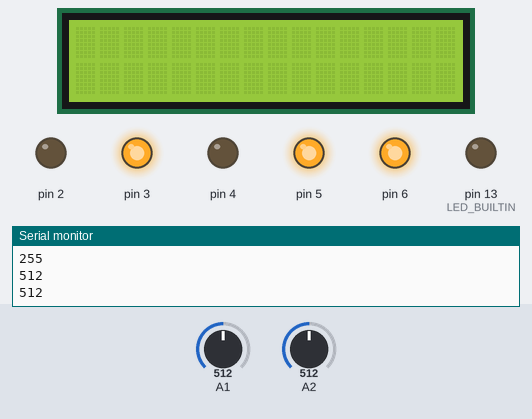
This sketch was run on a simulated Arduino Uno, built with avr-gcc and run on an emulated ATmega328P. Parts: 16×2 character LCD, output pins drawn as LEDs (lit = HIGH), the last lines printed to the serial monitor. Inputs (shaded band) come from the test bench; at power-on: A1 = 512, A2 = 512. Pins used as bus, display or sensor lines are not drawn.

Above: at 1.2 s.
1.3 s: A1 set to 716
At 1.7 s:
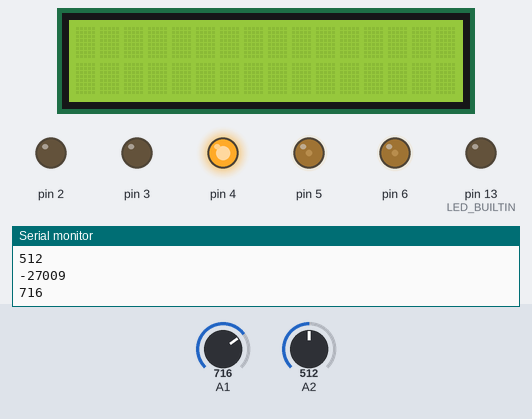
2.8 s: A2 set to 716
At 3.8 s:
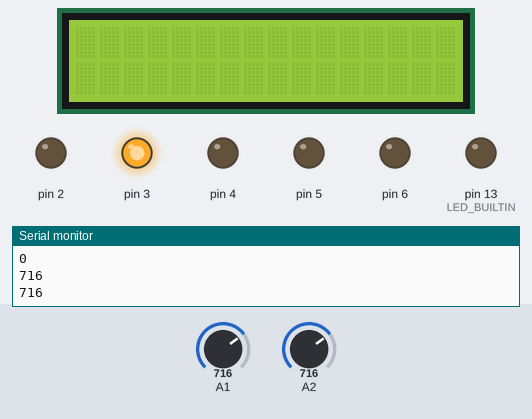
4.3 s: A2 set to 900
At 5.1 s:
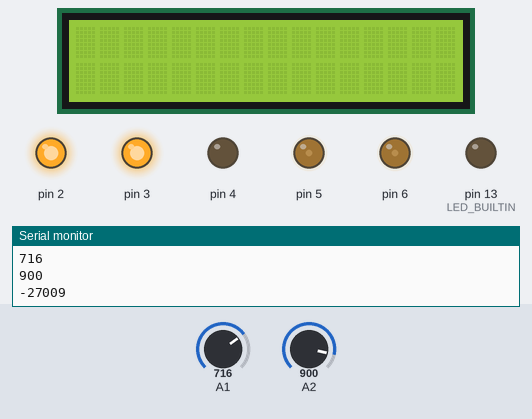
5.8 s: A2 set to 511
At 6.2 s:
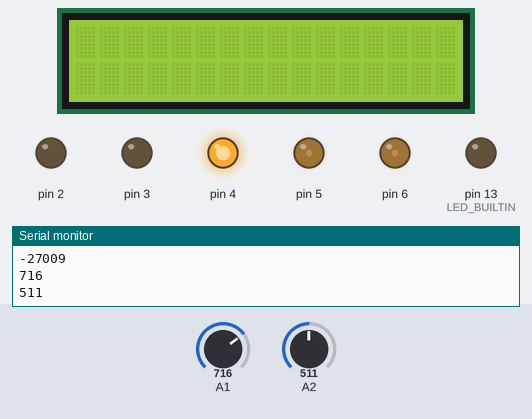
7.3 s: A1 set to 511
At 8.3 s:
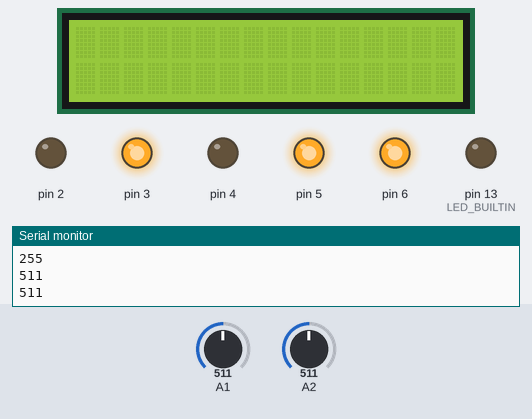
8.8 s: A1 set to 306
At 9.5 s:
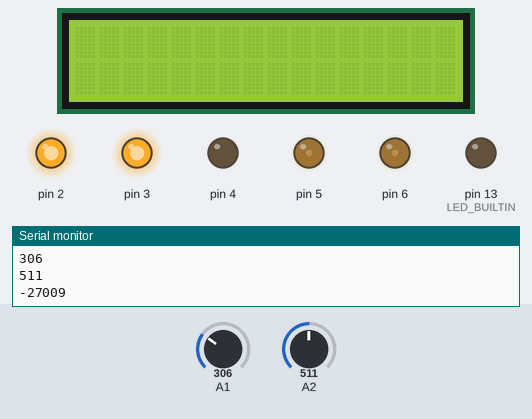
Timing chart, 0 to 11.3 s (numbered marks = the images above; inputs shaded):
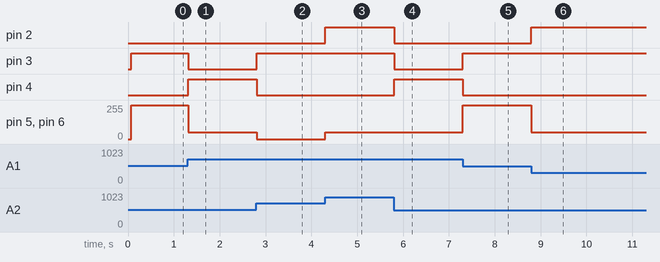

Measured:
- after the input at 1.3 s, pin 3: HIGH → LOW at once; pin 4: LOW → HIGH at once; pin 5, pin 6: 255/255 → 50/255 at once
- after the input at 2.8 s, pin 3: LOW → HIGH at once; pin 4: HIGH → LOW at once; pin 5, pin 6: 50/255 → 0/255 at once
- after the input at 4.3 s, pin 2: LOW → HIGH at once; pin 5, pin 6: 0/255 → 50/255 at once
- after the input at 5.8 s, pin 2, pin 3: HIGH → LOW at once; pin 4: LOW → HIGH at once
- after the input at 7.3 s, pin 3: LOW → HIGH at once; pin 4: HIGH → LOW at once; pin 5, pin 6: 50/255 → 255/255 at once
- after the input at 8.8 s, pin 2: LOW → HIGH at once; pin 5, pin 6: 255/255 → 50/255 at once

The sketch:

light_following_robot1.ino
```cpp
// C++ code

#include <LiquidCrystal_I2C.h>
LiquidCrystal_I2C lcd_1(32, 16, 2);

int turnSpeed=50; //adjusted practically

void back(int speed) //speed is a variable ranging from 0-255
{
  analogWrite(5, speed);
  analogWrite(6, speed);
  digitalWrite(1,LOW);
  digitalWrite(2,HIGH);
  digitalWrite(3,LOW);
  digitalWrite(4,HIGH);
}

void front(int speed) //speed is a variable ranging from 0-255
{
  analogWrite(5, speed);
  analogWrite(6, speed);
  digitalWrite(1,HIGH);
  digitalWrite(2,LOW);
  digitalWrite(3,HIGH);
  digitalWrite(4,LOW);
}

void stop()
{
  analogWrite(6,0);
  analogWrite(5,0);
}

void turnRight()
{
  analogWrite(5, turnSpeed);
  analogWrite(6, turnSpeed);
  digitalWrite(1,LOW);
  digitalWrite(2,HIGH);
  digitalWrite(3,HIGH);
  digitalWrite(4,LOW);
}

void turnLeft()
{
  analogWrite(5, turnSpeed);
  analogWrite(6, turnSpeed);
  digitalWrite(1,HIGH);
  digitalWrite(2,LOW);
  digitalWrite(3,LOW);
  digitalWrite(4,HIGH);
}

void setup()
{
  Serial.begin(9600);
  pinMode(LED_BUILTIN, OUTPUT);
  pinMode(A1, INPUT);
  pinMode(A2, INPUT);
  pinMode(1, OUTPUT);
  pinMode(2, OUTPUT);
  pinMode(3, OUTPUT);
  pinMode(4, OUTPUT);

  //next 4 lines are for setting up the I2C LCD
  lcd_1.init();
  lcd_1.setCursor(0, 0);
  lcd_1.backlight();
  lcd_1.display();
}

void loop()
{
  int left=analogRead(A1); //6 when 0, 70-679 when used
  int right=analogRead(A2);
  float vfactor=0.0;
  int velocity=9999999; //junk value

  if(left==right)
  {
    if(left==6 and right==6)
      stop();
    else
    {
      vfactor= 1-(left-69)/610;
      velocity=(vfactor*255); //finds a factor for velocity so that velocity increases
      front(velocity);        //when intensity increases and vice versa
    }
  }
  else if(left>right)
    turnLeft();
  else
    turnRight();

  Serial.println(left);
  Serial.println(right);
  Serial.println(velocity);
}
```
